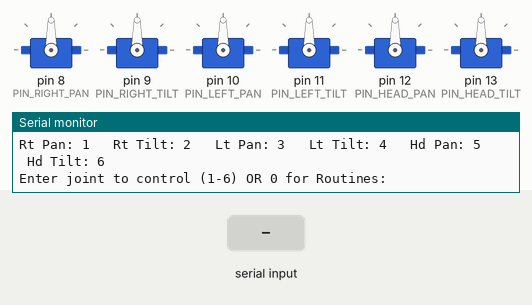
Simulated run of this sketch. Board: Arduino Uno, built with avr-gcc and run on an emulated ATmega328P. On the bench: 6 × servo, the last lines printed to the serial monitor. The test bench sets the inputs (shaded band).

Above: at 1.2 s.
1.3 s: "90,45\n" received over Serial
At 3.06 s:
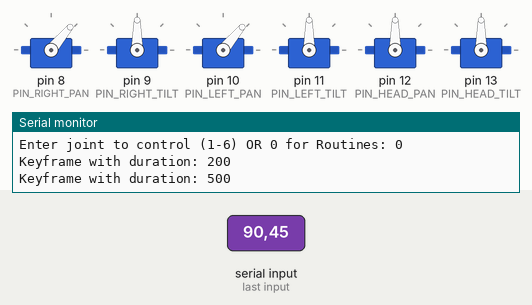
7.3 s: "5\n" received over Serial
At 9.4 s:
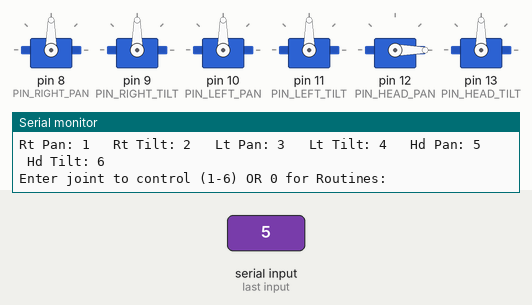
Timing chart, 0 to 10.9 s (numbered marks = the images above; inputs shaded):
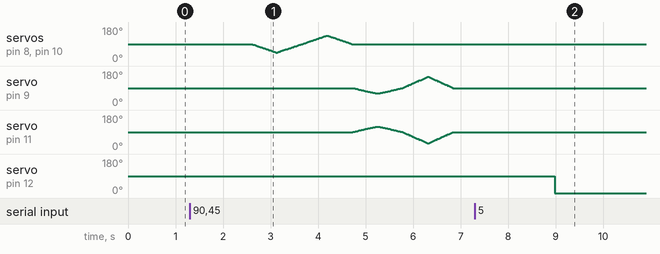

Measured:
- after the input at 7.3 s, servo on pin 12 (PIN_HEAD_PAN): 90° → 0° after 1.7 s

The sketch:

DebugBearControl.ino
```cpp
#include <Servo.h>

const short PIN_RIGHT_PAN = 8;
const short PIN_RIGHT_TILT = 9;
const short PIN_LEFT_PAN = 10;
const short PIN_LEFT_TILT = 11;
const short PIN_HEAD_PAN = 12;
const short PIN_HEAD_TILT = 13;

Servo rightPanServo;
Servo rightTiltServo;
Servo leftPanServo;
Servo leftTiltServo;
Servo headPanServo;
Servo headTiltServo;

// Right Pan Servo
const short RIGHT_PAN_MIN = 30;
const short RIGHT_PAN_MAX = 135;

// Right Tilt Servo
const short RIGHT_TILT_MIN = 60;
const short RIGHT_TILT_MAX = 150;

// Left Pan Servo
const short LEFT_PAN_MIN = 45;
const short LEFT_PAN_MAX = 150;

// Left Tilt Servo
const short LEFT_TILT_MIN = 30;
const short LEFT_TILT_MAX = 120;

// Head Pan Servo
const short HEAD_PAN_MIN = 0;
const short HEAD_PAN_MAX = 180; // Disabled for now

// Head Tilt Servo
const short HEAD_TILT_MIN = 0;
const short HEAD_TILT_MAX = 180; // Disabled for now

const short MIN_ANGLES[6] = { RIGHT_PAN_MIN, RIGHT_TILT_MIN, LEFT_PAN_MIN, LEFT_TILT_MIN, HEAD_PAN_MIN, HEAD_TILT_MIN};
const short MAX_ANGLES[6] = { RIGHT_PAN_MAX, RIGHT_TILT_MAX, LEFT_PAN_MAX, LEFT_TILT_MAX, HEAD_PAN_MAX, HEAD_TILT_MAX};
const short HOLD_ANGLE = -1; // Means to preserve existing value for motor

const Servo* SERVOS[6] = {&rightPanServo, &rightTiltServo, &leftPanServo, &leftTiltServo, &headPanServo, &headTiltServo};

bool inBounds(short* targetAngles) {
  char buf[200];
  bool success = true;
  for (int i = 0; i < 6; ++i) {
    if (targetAngles[i] == HOLD_ANGLE) {
      // This special value means to hold the current angle, so is always in bounds
      continue;
    } else if (targetAngles[i] < MIN_ANGLES[i]) {
      sprintf(buf, "Desired angle %d is below min angle %d for motor %d", targetAngles[i], MIN_ANGLES[i], i);
      Serial.println(buf);
      success = false;
    } else if (targetAngles[i] > MAX_ANGLES[i]) {
      sprintf(buf, "Desired angle %d is above max angle %d for motor %d", targetAngles[i], MAX_ANGLES[i], i);
      Serial.println(buf);
      success = false;
    }
  }
  return success;
}

void glide(short* targetAngles, int duration, int step = 10) {
  float currentAngles[6];
  float stepSizes[6];

  // Confirm valid input angles
  if (!inBounds(targetAngles)) {
    Serial.println("Bad angles! Aborting glide move.");
    return;
  }

  // Calculate per-iteration step sizes per motor
  int numSteps = duration / step;
  for (int i = 0; i < 6; ++i) {
    currentAngles[i] = SERVOS[i]->read();
    if (targetAngles[i] == HOLD_ANGLE) {
      stepSizes[i] = 0; // To hold angle, make increment 0
    } else {
      stepSizes[i] = (targetAngles[i] - currentAngles[i]) / numSteps;
    }
  }

  // Update motor values for each step
  for (int s = 0; s < numSteps; ++s) {
    for (int i = 0; i < 6; ++i) {
      currentAngles[i] += stepSizes[i];
      SERVOS[i]->write(round(currentAngles[i]));
    }
    delay(step);
  }

  // Ensure final values are exactly equal to desired values
  for (int i = 0; i < 6; ++i) {
    if (targetAngles[i] != HOLD_ANGLE) {
      SERVOS[i]->write(targetAngles[i]);
    }
  }
}

struct Keyframe {
  int duration;
  short* angles;

  Keyframe(int d, short* a) {
    this->duration = d;
    this->angles = a;
  }
};

short zeroes[] = {90, 90, 90, 90, 90, 90};

short wave_down[] = {30, 60, -1, -1, -1, -1};
short wave_mid[] = {30, 90, -1, -1, -1, -1};
short wave_up[] = {30, 150, -1, -1, -1, -1};

short pan_right[] = {LEFT_PAN_MIN, -1, LEFT_PAN_MIN, -1, -1, -1};
short pan_left[] = {RIGHT_PAN_MAX, -1, RIGHT_PAN_MAX, -1, -1, -1};

short tilt_down[] = {-1, RIGHT_TILT_MIN, -1, LEFT_TILT_MAX, -1, -1};
short tilt_up[] = {-1, RIGHT_TILT_MAX, -1, LEFT_TILT_MIN, -1, -1};

Keyframe waveKeyframes[] = {
  Keyframe(200, zeroes),

  Keyframe(200, wave_mid),
  Keyframe(200, wave_down),
  Keyframe(200, wave_up),
  Keyframe(200, wave_down),
  Keyframe(200, wave_up),
  Keyframe(200, wave_down),
  Keyframe(200, wave_up),
  Keyframe(100, wave_mid),

  Keyframe(200, zeroes),
};
int waveKeyframesLength = sizeof(waveKeyframes) / sizeof(Keyframe);

Keyframe panKeyframes[] = {
  Keyframe(200, zeroes),

  Keyframe(500, pan_right),
  Keyframe(500, zeroes),
  Keyframe(500, pan_left),
  Keyframe(500, zeroes),

  Keyframe(500, tilt_down),
  Keyframe(500, zeroes),
  Keyframe(500, tilt_up),
  Keyframe(500, zeroes),

};
int panKeyframesLength = sizeof(panKeyframes) / sizeof(Keyframe);


void routine() {
  auto keyframes = panKeyframes;
  auto keyframesLength = panKeyframesLength;
  for (int i = 0; i < keyframesLength; ++i) {
    auto keyframe = keyframes[i];
    Serial.print("Keyframe with duration: ");
    Serial.println(keyframe.duration);
    if (keyframe.angles != NULL) {
      glide(keyframe.angles, keyframe.duration);
    } else {
      delay(keyframe.duration);
    }
  }

  glide(zeroes, 1000);
}

void setup() {

  Serial.begin(9600);

  // Attach servo objects to pins
  rightPanServo.attach(PIN_RIGHT_PAN);
  rightTiltServo.attach(PIN_RIGHT_TILT);
  leftPanServo.attach(PIN_LEFT_PAN);
  leftTiltServo.attach(PIN_LEFT_TILT);
  headPanServo.attach(PIN_HEAD_PAN);
  headTiltServo.attach(PIN_HEAD_TILT);

  rightPanServo.write(90);
  rightTiltServo.write(90);
  leftPanServo.write(90);
  leftTiltServo.write(90);
  headPanServo.write(90);
  headTiltServo.write(90);

}

void loop() {
  Serial.println("Rt Pan: 1\t Rt Tilt: 2\t Lt Pan: 3\t Lt Tilt: 4\t Hd Pan: 5\t Hd Tilt: 6");
  Serial.print("Enter joint to control (1-6) OR 0 for Routines: ");
  while (!Serial.available()) {}

  int jointIndex = Serial.parseInt();
  Serial.println(jointIndex);

  if (jointIndex == 0) {
    routine();
    return;
  }

  jointIndex -= 1;

  Servo* motor = SERVOS[jointIndex];
  short min_angle = MIN_ANGLES[jointIndex];
  short max_angle = MAX_ANGLES[jointIndex];

  char buf[200];
  sprintf(buf, "Enter degrees (%d-%d): ", min_angle, max_angle);
  Serial.print(buf);
  while (!Serial.available()) {}
  int deg = Serial.parseInt();
  Serial.println(deg);

  if (deg >= 0 && deg <= 180) {
    motor->write(deg);
  } else {
    Serial.println("Invalid angle");
    return;
  }
}
```
